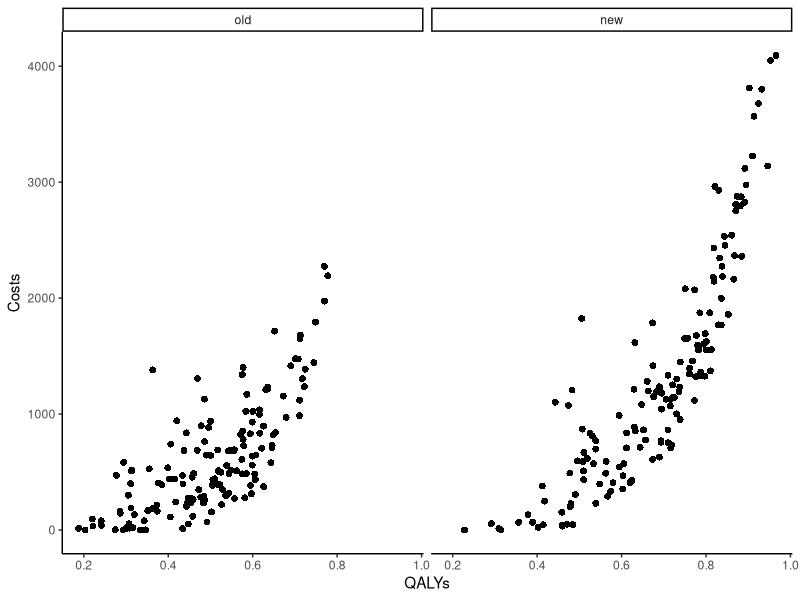
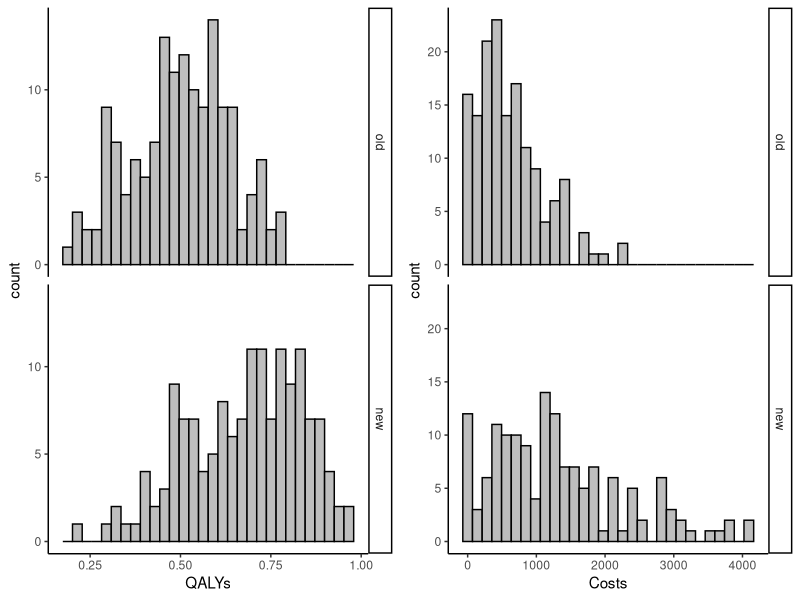
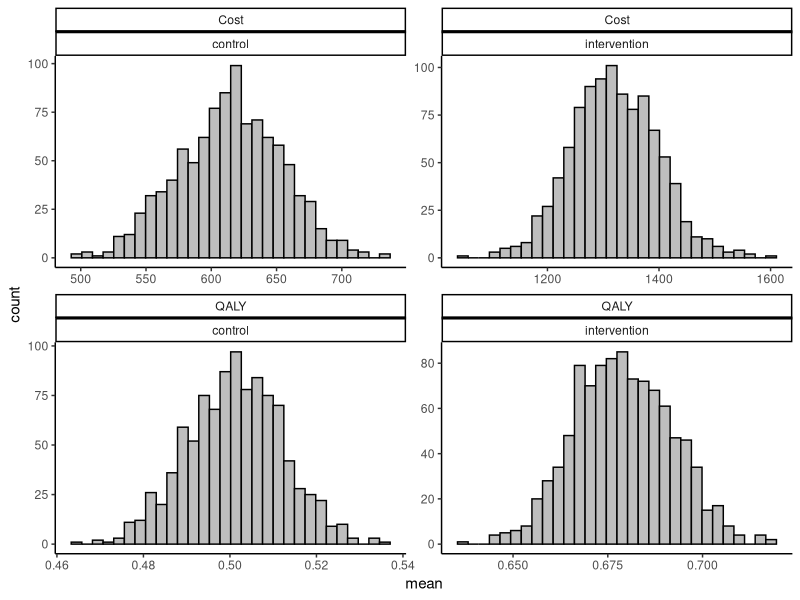

The R script that drew these images, in order:
## ---- chunk 1
#| eval: true
#| echo: true
#| message: false
#| warning: false

set.seed(768)
n <- 300
id <- seq(1:n)
trt <- c(rep(0, n/2),rep(1, n/2))
mean_e1 <- c(0.5)
mean_e2 <- c(0.7)
sigma_e <- 0.15
tau1_e <- ((mean_e1*(1-mean_e1))/(sigma_e^2)-1)
tau2_e <- ((mean_e2*(1-mean_e2))/(sigma_e^2)-1)
alpha1_beta <- tau1_e*mean_e1
beta1_beta <- tau1_e*(1-mean_e1)
alpha2_beta <- tau2_e*mean_e2
beta2_beta <- tau2_e*(1-mean_e2)
e1 <- rbeta(n/2, alpha1_beta, beta1_beta)
e2 <- rbeta(n/2, alpha2_beta, beta2_beta)

mean_c1 <- 500
mean_c2 <- 1000
sigma_c <- 300
tau1_c <- mean_c1/(sigma_c^2)
tau2_c <- mean_c2/(sigma_c^2)
ln.mean_c1 <- log(500) + 5*(e1-mean(e1)) 
c1 <- rgamma(n/2, (exp(ln.mean_c1)/sigma_c)^2, exp(ln.mean_c1)/(sigma_c^2))
ln.mean_c2 <- log(1000) + 5*(e2-mean(e2)) + rgamma(n/2,0,tau2_c)
c2 <- rgamma(n/2, (exp(ln.mean_c2)/sigma_c)^2, exp(ln.mean_c2)/(sigma_c^2))

QALYs <- c(e1,e2)
Costs <- c(c1,c2)

data_sim_ec <- data.frame(id, trt, QALYs, Costs)
data_sim_ec <- data_sim_ec[sample(1:nrow(data_sim_ec)), ]
## ---- chunk 2
#| eval: true
#| echo: true
#| message: false
#| warning: false
#| fig-width: 8
#| fig-height: 8

#empirical correlation between e and c (across groups)
cor(data_sim_ec$QALYs,data_sim_ec$Costs)

#scatterplot of e and c data by group
library(ggplot2)
data_sim_ec$trtf <- factor(data_sim_ec$trt)
levels(data_sim_ec$trtf) <- c("old","new")
ggplot(data_sim_ec, aes(x=QALYs, y=Costs)) +
  geom_point(size=2, shape=16) + theme_classic() +
  facet_wrap(~trtf)
## ---- chunk 3
#| eval: true
#| echo: true
#| message: false
#| warning: false
#| fig-width: 8
#| fig-height: 8

data_sim_ec$trtf <- factor(data_sim_ec$trt)
levels(data_sim_ec$trtf) <- c("old","new")
QALY_hist <- ggplot(data_sim_ec, aes(x=QALYs))+
  geom_histogram(color="black", fill="grey")+
  facet_grid(trtf ~ .) + theme_classic()
Tcost_hist <- ggplot(data_sim_ec, aes(x=Costs))+
  geom_histogram(color="black", fill="grey")+
  facet_grid(trtf ~ .) + theme_classic()
gridExtra::grid.arrange(QALY_hist, Tcost_hist, nrow = 1, ncol = 2)
## ---- chunk 4
#| eval: true
#| echo: true
#| message: false
#| warning: false

library(boot)
boot_lm <- function(data, i){
  data2 <- data[i,]
  lm.boot.Q <- lm(QALYs ~ trtf, data = data2)
  lm.boot.TC <- lm(Costs ~ trtf, data = data2)
  em.lm.boot.Q <- emmeans(lm.boot.Q,~trtf)
  em.lm.boot.TC <- emmeans(lm.boot.TC,~trtf)
  trt_diffQ <- coef(lm.boot.Q)[2]
  trt_diffTC <- coef(lm.boot.TC)[2]
  mean_Q <- summary(em.lm.boot.Q)[,2]
  mean_TC <- summary(em.lm.boot.TC)[,2]
  return(c(trt_diffQ,trt_diffTC,mean_Q,mean_TC))
}

set.seed(4567) 
library(emmeans)
boot_est_lm <- boot(data_sim_ec, boot_lm, R=1000)
delta_e_boot<-boot_est_lm$t[,1]
mu_e_boot<-cbind(boot_est_lm$t[,3],boot_est_lm$t[,4])
delta_tc_boot<-boot_est_lm$t[,2]
mu_tc_boot<-cbind(boot_est_lm$t[,5],boot_est_lm$t[,6])
## ---- chunk 5
#| eval: true
#| echo: true
#| message: false
#| warning: false
#| fig-width: 8
#| fig-height: 8

data_est_mean <- data.frame(c(mu_e_boot[,1],mu_e_boot[,2], mu_tc_boot[,1], mu_tc_boot[,2]))
names(data_est_mean)[1] <- "value"
data_est_mean$outcome <- c(rep("QALY",dim(mu_e_boot)[1]*2), rep("Cost",dim(mu_e_boot)[1]*2))
data_est_mean$trt <- c(rep("control",dim(mu_e_boot)[1]), rep("intervention",dim(mu_e_boot)[1]), rep("control",dim(mu_e_boot)[1]), rep("intervention",dim(mu_e_boot)[1]))
data_est_mean$outcome <- factor(data_est_mean$outcome)
data_est_mean$trt <- factor(data_est_mean$trt)

ggplot(data_est_mean, aes(x=value))+ xlab("mean")+
  geom_histogram(color="black", fill="grey")+ theme_classic() +
  facet_wrap( ~ outcome + trt, scales = "free")
